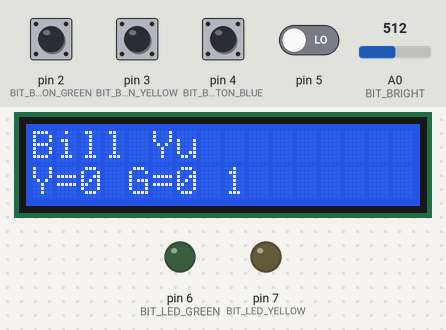
A sketch run on a simulated Arduino Uno, built with avr-gcc and run on an emulated ATmega328P. On the bench: 16×2 character LCD, output pins drawn as LEDs (lit = HIGH). The inputs (shaded band) are chosen by the test bench; at power-on: pin 2 (BIT_BUTTON_GREEN), pin 3 (BIT_BUTTON_YELLOW), pin 4 (BIT_BUTTON_BLUE) HIGH, pin 5 LOW, A0 (BIT_BRIGHT) = 512. What the sketch prints to the serial monitor is not drawn.

Above: at 1.2 s.
1.3 s: pin 2 (BIT_BUTTON_GREEN) pulled LOW for 0.15 s
At 2.8 s:
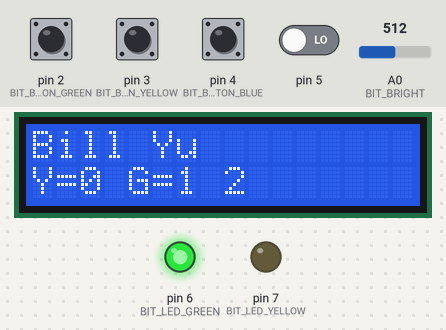
4.4 s: pin 3 (BIT_BUTTON_YELLOW) pulled LOW for 0.15 s
At 5.5 s:
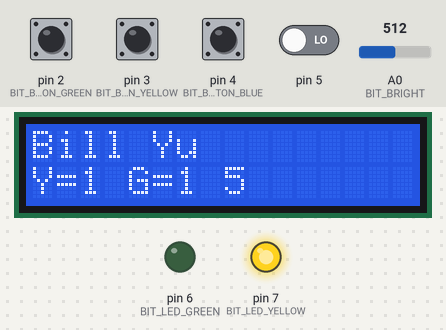
7.5 s: pin 4 (BIT_BUTTON_BLUE) pulled LOW for 0.15 s
At 8.8 s:
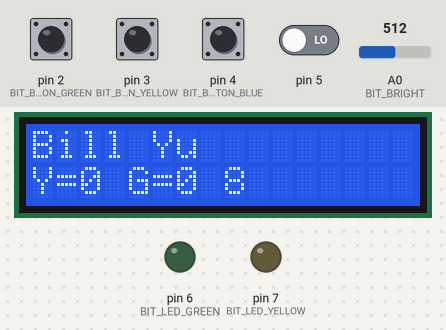
9.5 s: pin 2 (BIT_BUTTON_GREEN) pulled LOW for 1 s
At 10.4 s:
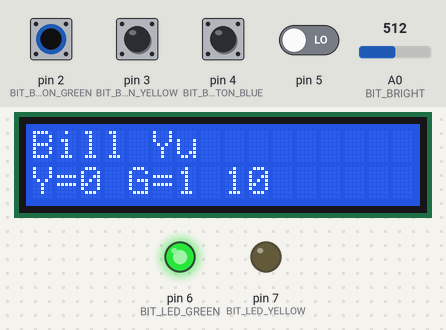
12.0 s: pin 3 (BIT_BUTTON_YELLOW) pulled LOW for 1 s
At 12.7 s:
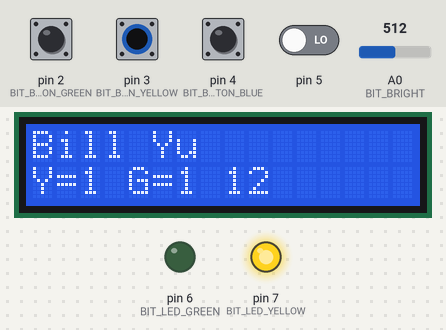
14.5 s: pin 4 (BIT_BUTTON_BLUE) pulled LOW for 1 s
At 15.5 s:
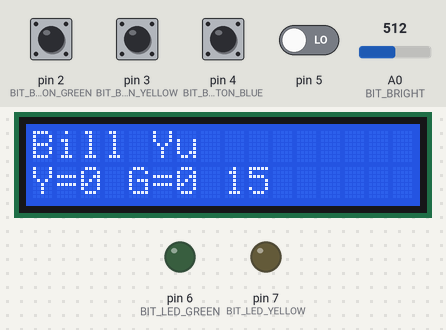
Timing chart, 0 to 17.5 s (numbered marks = the images above; inputs shaded):
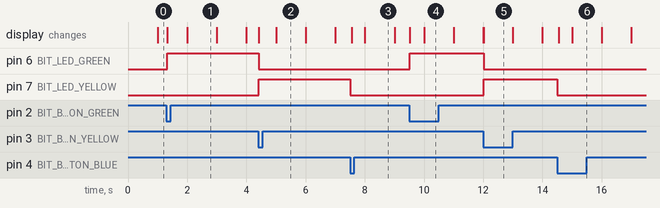

Measured:
- after the input at 1.3 s, pin 6 (BIT_LED_GREEN): LOW → HIGH at once
- after the input at 4.4 s, pin 6 (BIT_LED_GREEN): HIGH → LOW at once; pin 7 (BIT_LED_YELLOW): LOW → HIGH at once
- after the input at 7.5 s, pin 7 (BIT_LED_YELLOW): HIGH → LOW at once
- after the input at 9.5 s, pin 6 (BIT_LED_GREEN): LOW → HIGH at once
- after the input at 12.0 s, pin 6 (BIT_LED_GREEN): HIGH → LOW at once; pin 7 (BIT_LED_YELLOW): LOW → HIGH at once
- after the input at 14.5 s, pin 7 (BIT_LED_YELLOW): HIGH → LOW at once
- what the display in image 1 shows lasts 1.0 s, from 2.0 s to 3.0 s

The sketch:

Lab4.ino
```cpp
#include <LiquidCrystal.h>

// initialize the library with the numbers of the interface pins
LiquidCrystal lcd(13, 12, 11, 10, 9, 8);


//DEFINE OUTPUT PINS
#define PORT_LCD PORTB
#define BIT_LCD13 5
#define BIT_LCD12 4
#define BIT_LCD11 3
#define BIT_LCD10 2
#define BIT_LCD9 1
#define BIT_LCD8 0

#define PORT_LED PORTD
#define BIT_LED_YELLOW 7
#define BIT_LED_GREEN 6

//DEFINE INPUT PINS
#define PORT_BUTTON PORTD
#define PIN_BUTTON PIND
#define BIT_BUTTON_BLUE 4
#define BIT_BUTTON_YELLOW 3
#define BIT_BUTTON_GREEN 2

#define PORT_ANALOG PORTC
#define PIN_ANA PINC
#define BIT_BRIGHT A0

// MAIN EVENT FLAG
volatile int mainEventFlags = 0;
#define FLAG_YELLOW 0x01
#define FLAG_GREEN 0x02

//BLUE STATE
uint8_t blueState = 1;
uint8_t lastBlueState = 1;

// TRACK PORTD CHANGE
volatile uint8_t portdhistory = 0xFF;

uint8_t yellowCounter = 0;
uint8_t greenCounter = 0;

volatile uint8_t timeCounter = 0;

volatile uint8_t readA0 = 0;
void setup()
{
    // SET OUTPUTS
    DDRB |= _BV(BIT_LCD13) | _BV(BIT_LCD12) | (BIT_LCD11) | _BV(BIT_LCD10) | _BV(BIT_LCD9) | _BV(BIT_LCD8);
    DDRD |= _BV(BIT_LED_YELLOW) | _BV(BIT_LED_GREEN);


    // SET PULLUP RESISTORS
    PORT_BUTTON |= _BV(BIT_BUTTON_GREEN) | _BV(BIT_BUTTON_YELLOW) | _BV(BIT_BUTTON_BLUE);
    PORT_ANALOG |= _BV(BIT_BRIGHT);

    // SET UP PD1-3 INTERRUPTS
    PCICR = _BV(PCIE2);
    PCMSK2 = _BV(PCINT19) | _BV(PCINT18);

    sei();

    Serial.begin(9600);
    // set up the LCD's number of columns and rows:
    lcd.begin(16, 2);
    // Print a message to the LCD.
}

void loop()
{
    timeCounter += 1;
    if(timeCounter>=50){
        readA0 = analogRead(BIT_BRIGHT);
        Serial.print("Pot = ");
        Serial.println(readA0);
        timeCounter = 0;
    }

    // if (bit_is_clear(PIN_BUTTON, BIT_BUTTON_YELLOW))
    // {
    //     PORT_LED |= _BV(BIT_LED_YELLOW);
    // }
    // else
    // {
    //     PORT_LED &= ~_BV(BIT_LED_YELLOW);
    // }

    // if (bit_is_clear(PIN_BUTTON, BIT_BUTTON_GREEN))
    // {
    //     PORT_LED |= _BV(BIT_LED_GREEN);
    // }
    // else
    // {
    //     PORT_LED &= ~_BV(BIT_LED_GREEN);
    // }

    if (mainEventFlags & FLAG_YELLOW)
    {
        delay(20);
        mainEventFlags &= ~FLAG_YELLOW;
        if (bit_is_clear(PIN_BUTTON, BIT_BUTTON_YELLOW))
        {
            Serial.println("PRESSED YELLOW");
            yellowCounter = yellowCounter + 1;
            PORT_LED |= _BV(BIT_LED_YELLOW);
            PORT_LED &= ~_BV(BIT_LED_GREEN);
        }
    }

    if (mainEventFlags & FLAG_GREEN)
    {
        delay(20);
        mainEventFlags &= ~FLAG_GREEN;
        if (bit_is_clear(PIN_BUTTON, BIT_BUTTON_GREEN))
        {

            Serial.println("PRESSED GREEN");
            greenCounter = greenCounter + 1;
            PORT_LED |= _BV(BIT_LED_GREEN);
            PORT_LED &= ~_BV(BIT_LED_YELLOW);
        }
    }

    blueState = digitalRead(BIT_BUTTON_BLUE);
    if (blueState != lastBlueState)
    {
        if (!blueState)
        {
            Serial.println("PRESSED BLUE");
            yellowCounter = 0;
            greenCounter = 0;
            PORT_LED &= ~_BV(BIT_LED_YELLOW);
            PORT_LED &= ~_BV(BIT_LED_GREEN);
        }
        delay(50); // Delay a little bit to avoid bouncing
    }
    lastBlueState = blueState;

    // set the cursor to column 0, line 1
    // (note: line 1 is the second row, since counting begins with 0):
    lcd.setCursor(0, 0);
    // print the number of seconds since reset:
    lcd.print("Bill Yu");
    lcd.setCursor(0, 1);
    lcd.print("Y=");
    lcd.print(yellowCounter);
    lcd.print(" ");
    lcd.print("G=");
    lcd.print(greenCounter);
    lcd.print(" ");
    lcd.print(millis() / 1000);
}

ISR(PCINT2_vect)
{
    uint8_t changedbits;
    changedbits = PIND ^ portdhistory;
    portdhistory = PIND;

    if (changedbits & _BV(BIT_BUTTON_YELLOW))
    {
        if (bit_is_clear(PIN_BUTTON, BIT_BUTTON_YELLOW))
        {
            mainEventFlags |= FLAG_YELLOW;
        }
    }

    if (changedbits & _BV(BIT_BUTTON_GREEN))
    {
        if (bit_is_clear(PIN_BUTTON, BIT_BUTTON_GREEN))
        {
            mainEventFlags |= FLAG_GREEN;
        }
    }
}
```
